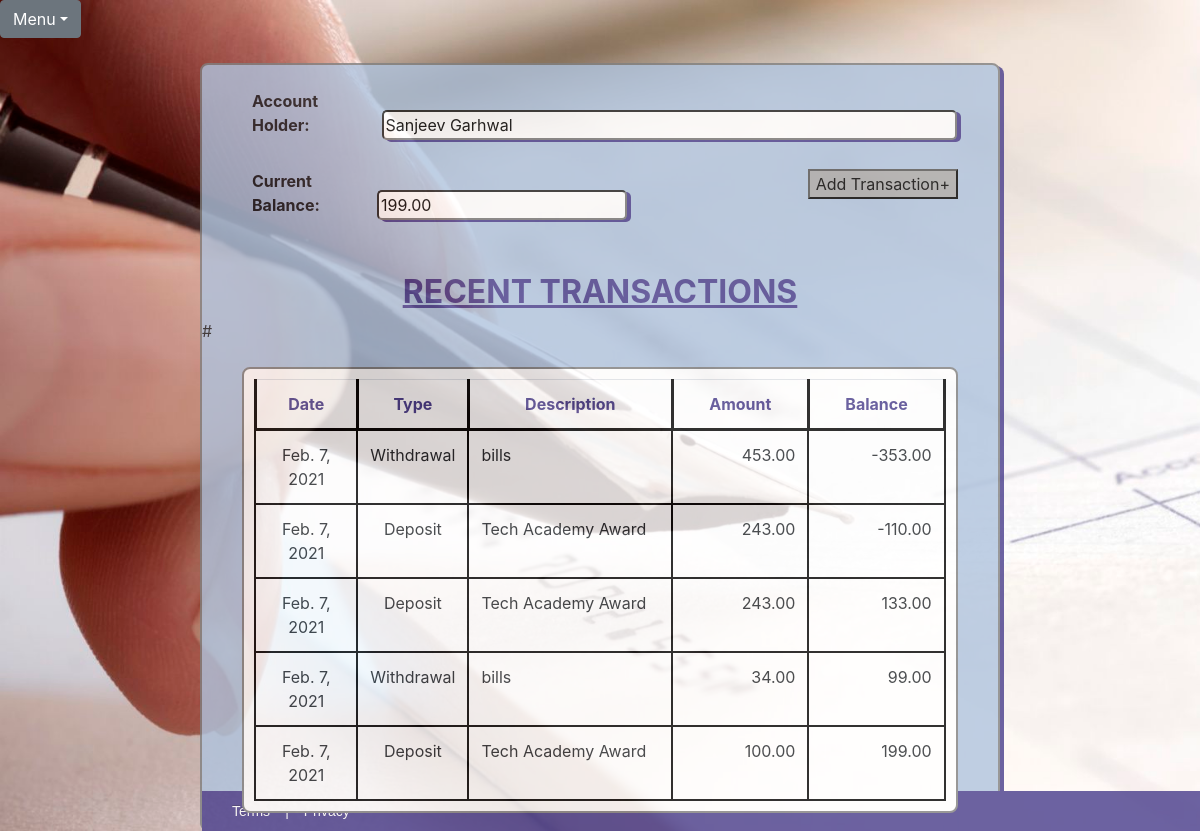
Screenshot of /3/balance/ with the database file from the repository.
### Checkbook/models.py (models this page shows)
class Account(models.Model):
    first_name = models.CharField(max_length=50)
    last_name = models.CharField(max_length=50)
    deposit = models.DecimalField(max_digits=15, decimal_places=2)
    Accounts = models.Manager()
    def __str__(self):
        return self.first_name + ' '+self.last_name

class Transaction(models.Model):
    date = models.DateField()
    type = models.CharField(max_length = 15, choices=TransactionTypes)
    amount = models.DecimalField(max_digits=15, decimal_places=2)
    description = models.CharField(max_length=188)
    account = models.ForeignKey(Account, on_delete=models.CASCADE)
    Transactions = models.Manager()

### Checkbook/views.py (the view)
# urls.py: path('<int:pk>/balance/', views.balance, name='balance'),
def balance(request, pk):
    account = get_object_or_404(Account, pk=pk)
    transactions = Transaction.Transactions.filter(account = pk)
    current_total = account.deposit  # ? i think the attribute is called deposit, not initial_deposit
    table_contents = { }
    for t in transactions:
        if t.type == 'Deposit':
            current_total += t.amount
            table_contents.update({t : current_total})
        else:
            current_total -= t.amount
            table_contents.update({t : current_total})
    content = {'account': account, 'table_contents': table_contents, 'balance': current_total}
    return render(request, 'checkbook/BalanceSheet.html', content)

### Checkbook/templates/checkbook/BalanceSheet.html (shortened to what this page needs)
{% extends 'checkbook_base.html' %}
{% block content %}
			<div id="all-transactions-form">
				<form>
					<br>
					<label>Account Holder:</label>
					<input id="accountholder" type="text" name="accountHolder" value="{{ account }}" readonly>
					<br><br>
					<label>Current Balance:</label><input id="balance" type="text" name="currentBalance" value="{{ balance }}" readonly>
					<button type="button"><a href="{% url 'transaction' %}">Add Transaction+</a></button>
				</form>
				<br><br>
			</div>
			<h2>RECENT TRANSACTIONS</h2>
			#<table class="table table-responsive" id ="transactions-table">
				<tr id="headerRow">
					<th>Date</th>
					<th>Type</th>
					<th>Description</th>
					<th>Amount</th>
					<th>Balance</th>
				</tr>
				{% for key, total in table_contents.items %}
				<tr>
						<td class="center">{{ key.date }}</td>
						<td class="center">{{ key.type }}</td>
						<td class="left">{{ key.description }}</td>
						<td class="right">{{ key.amount }}</td>
						<td class="right">{{ total }}</td>
				</tr>
				{% endfor %}
	{% endblock %}

### Checkbook/static/CSS/CheckbookApp.css (style rules this page uses)
html, body { height: cover; width: cover; }
body { font-family: Lucida Sans Unicode; text-align: center; background-image: url('../../static/images/CheckCalligraphyPen.jpg'); -webkit-background-size: cover; -moz-background-size: cover; -o-background-size: cover; background-size: cover; overflow: scroll; background-repeat: no-repeat; }
label { width: 125px; margin-left: 50px; font-weight: bold; opacity: initial; }
input, select { width: 500px; border-radius: 5px; box-shadow: 4px 2px darkslateblue; }
th { border: 3px solid black; }
tr td { height: 25px; border: 2px solid black; word-wrap: normal; vertical-align: top; width: auto; }
#headerRow { color: darkslateblue; text-align: center; }
.center { text-align: center; width: 15%; }
.left { padding-left: 10px; width: 30%; word-wrap: normal; }
.right { padding-right: 5px; width: 20%; text-align: right; }
.checkbook-container h2 { color: darkslateblue; font-size: 32px; font-weight: bold; text-align: center; text-decoration: underline; }
#all-transactions-form { position: relative; }
#all-transactions-form button { background-color: darkgray; position: relative; right: 40px; float: right; }
#accountholder { width: 575px; }
#balance { width: 250px; }
#transactions-table { background-color:white; width: 90%; height: auto; margin-right: auto; margin-left: auto; padding: 10px; border: 2px solid gray; border-collapse: collapse; border-radius: 8px; table-layout: auto; float: center; position: relative; }
.checkbook-container button, .new-account-button { background-color: darkgray; display: block; margin-left: auto; margin-right: auto; }
button a, button a:hover { text-decoration: none; text-align: center; color:black; }

### rows the page displays
Account: accountHolder "Sanjeev Garhwal"
Transaction: date "Feb. 7, 2021", type "Withdrawal", description "bills", amount "453.00", total "-353.00"
Transaction: date "Feb. 7, 2021", type "Deposit", description "Tech Academy Award", amount "243.00", total "-110.00"
Transaction: date "Feb. 7, 2021", type "Deposit", description "Tech Academy Award", amount "243.00", total "133.00"
Transaction: date "Feb. 7, 2021", type "Withdrawal", description "bills", amount "34.00", total "99.00"
Transaction: date "Feb. 7, 2021", type "Deposit", description "Tech Academy Award", amount "100.00", total "199.00"
